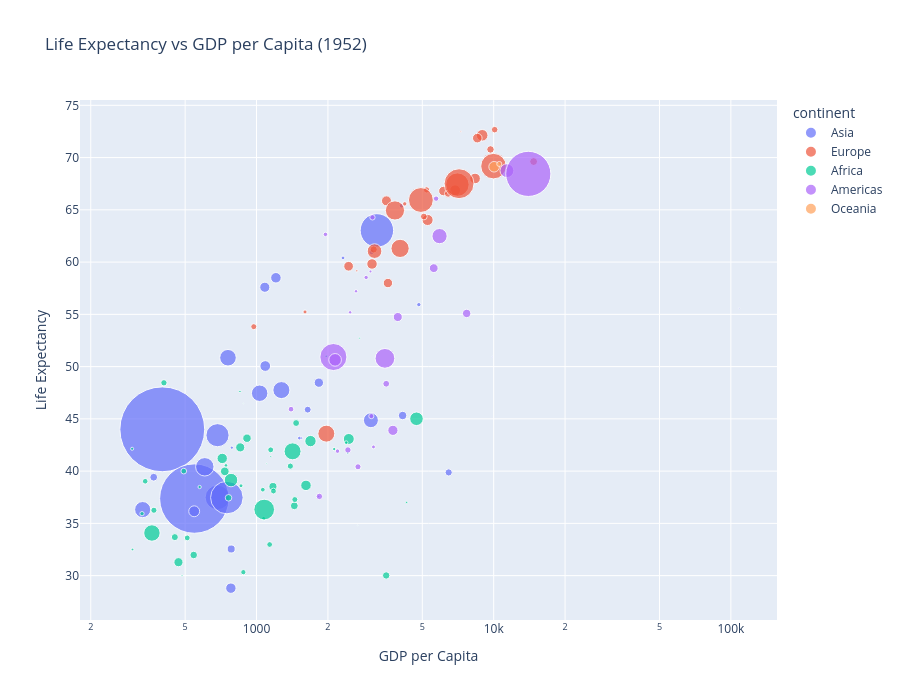

This figure's notebook cell:
### Code cell
import plotly.express as px



fig = px.scatter(
    data_1952,
    x='gdpPercap',
    y='lifeExp',
    color='continent',
    size='pop',
    size_max=60,
    hover_name='country',
    log_x=True,
    opacity=0.7,
    title='Life Expectancy vs GDP per Capita (1952)',
    labels={
        'gdpPercap': 'GDP per Capita',
        'lifeExp': 'Life Expectancy'
    }
)
fig.update_layout(autosize=True, height=700)
fig.show(config={'responsive': True})

### Figure 1 — Plotly figure (JSON) as saved in the notebook; plotly's stock layout.template omitted (floating-point values rounded to 4 significant figures)
{"data": [{"hovertemplate": "<b>%{hovertext}</b><br><br>continent=Asia<br>GDP per Capita=%{x}<br>Life Expectancy=%{y}<br>pop=%{marker.size}<extra></extra>", "hovertext": ["Afghanistan", "Bahrain", "Bangladesh", "Cambodia", "China", "Hong Kong, China", "India", "Indonesia", "Iran", "Iraq", "Israel", "Japan", "Jordan", "Korea, Dem. Rep.", "Korea, Rep.", "Kuwait", "Lebanon", "Malaysia", "Mongolia", "Myanmar", "Nepal", "Oman", "Pakistan", "Philippines", "Saudi Arabia", "Singapore", "Sri Lanka", "Syria", "Taiwan", "Thailand", "Vietnam", "West Bank and Gaza", "Yemen, Rep."], "legendgroup": "Asia", "marker": {"color": "#636efa", "opacity": 0.7, "size": [8425333, 120447, 46886859, 4693836, 556263527, 2125900, 372000000, 82052000, 17272000, 5441766, 1620914, 86459025, 607914, 8865488, 20947571, 160000, 1439529, 6748378, 800663, 20092996, 9182536, 507833, 41346560, 22438691, 4005677, 1127000, 7982342, 3661549, 8550362, 21289402, 26246839, 1030585, 4963829], "sizemode": "area", "sizeref": 154500.0, "symbol": "circle"}, "mode": "markers", "name": "Asia", "orientation": "v", "showlegend": true, "type": "scatter", "x": [779.4, 9867.0, 684.2, 368.5, 400.4, 3054.0, 546.6, 749.7, 3035.0, 4130.0, 4087.0, 3217.0, 1547.0, 1088.0, 1031.0, 108400.0, 4835.0, 1831.0, 786.6, 331.0, 545.9, 1828.0, 684.6, 1273.0, 6460.0, 2315.0, 1084.0, 1643.0, 1207.0, 757.8, 605.1, 1516.0, 781.7], "xaxis": "x", "y": [28.8, 50.94, 37.48, 39.42, 44.0, 60.96, 37.37, 37.47, 44.87, 45.32, 65.39, 63.03, 43.16, 50.06, 47.45, 55.56, 55.93, 48.46, 42.24, 36.32, 36.16, 37.58, 43.44, 47.75, 39.88, 60.4, 57.59, 45.88, 58.5, 50.85, 40.41, 43.16, 32.55], "yaxis": "y"}, {"hovertemplate": "<b>%{hovertext}</b><br><br>continent=Europe<br>GDP per Capita=%{x}<br>Life Expectancy=%{y}<br>pop=%{marker.size}<extra></extra>", "hovertext": ["Albania", "Austria", "Belgium", "Bosnia and Herzegovina", "Bulgaria", "Croatia", "Czech Republic", "Denmark", "Finland", "France", "Germany", "Greece", "Hungary", "Iceland", "Ireland", "Italy", "Montenegro", "Netherlands", "Norway", "Poland", "Portugal", "Romania", "Serbia", "Slovak Republic", "Slovenia", "Spain", "Sweden", "Switzerland", "Turkey", "United Kingdom"], "legendgroup": "Europe", "marker": {"color": "#EF553B", "opacity": 0.7, "size": [1282697, 6927772, 8730405, 2791000, 7274900, 3882229, 9125183, 4334000, 4090500, 42459667, 69145952, 7733250, 9504000, 147962, 2952156, 47666000, 413834, 10381988, 3327728, 25730551, 8526050, 16630000, 6860147, 3558137, 1489518, 28549870, 7124673, 4815000, 22235677, 50430000], "sizemode": "area", "sizeref": 154500.0, "symbol": "circle"}, "mode": "markers", "name": "Europe", "orientation": "v", "showlegend": true, "type": "scatter", "x": [1601.0, 6137.0, 8343.0, 973.5, 2444.0, 3119.0, 6876.0, 9692.0, 6425.0, 7030.0, 7144.0, 3531.0, 5264.0, 7268.0, 5210.0, 4931.0, 2648.0, 8942.0, 10100.0, 4029.0, 3068.0, 3145.0, 3581.0, 5075.0, 4215.0, 3834.0, 8528.0, 14730.0, 1969.0, 9980.0], "xaxis": "x", "y": [55.23, 66.8, 68.0, 53.82, 59.6, 61.21, 66.87, 70.78, 66.55, 67.41, 67.5, 65.86, 64.03, 72.49, 66.91, 65.94, 59.16, 72.13, 72.67, 61.31, 59.82, 61.05, 58.0, 64.36, 65.57, 64.94, 71.86, 69.62, 43.59, 69.18], "yaxis": "y"}, {"hovertemplate": "<b>%{hovertext}</b><br><br>continent=Africa<br>GDP per Capita=%{x}<br>Life Expectancy=%{y}<br>pop=%{marker.size}<extra></extra>", "hovertext": ["Algeria", "Angola", "Benin", "Botswana", "Burkina Faso", "Burundi", "Cameroon", "Central African Republic", "Chad", "Comoros", "Congo, Dem. Rep.", "Congo, Rep.", "Cote d'Ivoire", "Djibouti", "Egypt", "Equatorial Guinea", "Eritrea", "Ethiopia", "Gabon", "Gambia", "Ghana", "Guinea", "Guinea-Bissau", "Kenya", "Lesotho", "Liberia", "Libya", "Madagascar", "Malawi", "Mali", "Mauritania", "Mauritius", "Morocco", "Mozambique", "Namibia", "Niger", "Nigeria", "Reunion", "Rwanda", "Sao Tome and Principe", "Senegal", "Sierra Leone", "Somalia", "South Africa", "Sudan", "Swaziland", "Tanzania", "Togo", "Tunisia", "Uganda", "Zambia", "Zimbabwe"], "legendgroup": "Africa", "marker": {"color": "#00cc96", "opacity": 0.7, "size": [9279525, 4232095, 1738315, 442308, 4469979, 2445618, 5009067, 1291695, 2682462, 153936, 14100005, 854885, 2977019, 63149, 22223309, 216964, 1438760, 20860941, 420702, 284320, 5581001, 2664249, 580653, 6464046, 748747, 863308, 1019729, 4762912, 2917802, 3838168, 1022556, 516556, 9939217, 6446316, 485831, 3379468, 33119096, 257700, 2534927, 60011, 2755589, 2143249, 2526994, 14264935, 8504667, 290243, 8322925, 1219113, 3647735, 5824797, 2672000, 3080907], "sizemode": "area", "sizeref": 154500.0, "symbol": "circle"}, "mode": "markers", "name": "Africa", "orientation": "v", "showlegend": true, "type": "scatter", "x": [2449.0, 3521.0, 1063.0, 851.2, 543.3, 339.3, 1173.0, 1071.0, 1179.0, 1103.0, 780.5, 2126.0, 1389.0, 2670.0, 1419.0, 375.6, 328.9, 362.1, 4293.0, 485.2, 911.3, 510.2, 299.9, 853.5, 298.8, 575.6, 2388.0, 1443.0, 369.2, 452.3, 743.1, 1968.0, 1688.0, 468.5, 2424.0, 761.9, 1077.0, 2719.0, 493.3, 879.6, 1450.0, 879.8, 1136.0, 4725.0, 1616.0, 1148.0, 716.7, 859.8, 1468.0, 734.8, 1147.0, 406.9], "xaxis": "x", "y": [43.08, 30.02, 38.22, 47.62, 31.98, 39.03, 38.52, 35.46, 38.09, 40.72, 39.14, 42.11, 40.48, 34.81, 41.89, 34.48, 35.93, 34.08, 37.0, 30.0, 43.15, 33.61, 32.5, 42.27, 42.14, 38.48, 42.72, 36.68, 36.26, 33.69, 40.54, 50.99, 42.87, 31.29, 41.73, 37.44, 36.32, 52.72, 40.0, 46.47, 37.28, 30.33, 32.98, 45.01, 38.63, 41.41, 41.22, 38.6, 44.6, 39.98, 42.04, 48.45], "yaxis": "y"}, {"hovertemplate": "<b>%{hovertext}</b><br><br>continent=Americas<br>GDP per Capita=%{x}<br>Life Expectancy=%{y}<br>pop=%{marker.size}<extra></extra>", "hovertext": ["Argentina", "Bolivia", "Brazil", "Canada", "Chile", "Colombia", "Costa Rica", "Cuba", "Dominican Republic", "Ecuador", "El Salvador", "Guatemala", "Haiti", "Honduras", "Jamaica", "Mexico", "Nicaragua", "Panama", "Paraguay", "Peru", "Puerto Rico", "Trinidad and Tobago", "United States", "Uruguay", "Venezuela"], "legendgroup": "Americas", "marker": {"color": "#ab63fa", "opacity": 0.7, "size": [17876956, 2883315, 56602560, 14785584, 6377619, 12350771, 926317, 6007797, 2491346, 3548753, 2042865, 3146381, 3201488, 1517453, 1426095, 30144317, 1165790, 940080, 1555876, 8025700, 2227000, 662850, 157553000, 2252965, 5439568], "sizemode": "area", "sizeref": 154500.0, "symbol": "circle"}, "mode": "markers", "name": "Americas", "orientation": "v", "showlegend": true, "type": "scatter", "x": [5911.0, 2677.0, 2109.0, 11370.0, 3940.0, 2144.0, 2627.0, 5587.0, 1398.0, 3522.0, 3048.0, 2428.0, 1840.0, 2195.0, 2899.0, 3478.0, 3112.0, 2480.0, 1952.0, 3759.0, 3082.0, 3023.0, 13990.0, 5717.0, 7690.0], "xaxis": "x", "y": [62.48, 40.41, 50.92, 68.75, 54.74, 50.64, 57.21, 59.42, 45.93, 48.36, 45.26, 42.02, 37.58, 41.91, 58.53, 50.79, 42.31, 55.19, 62.65, 43.9, 64.28, 59.1, 68.44, 66.07, 55.09], "yaxis": "y"}, {"hovertemplate": "<b>%{hovertext}</b><br><br>continent=Oceania<br>GDP per Capita=%{x}<br>Life Expectancy=%{y}<br>pop=%{marker.size}<extra></extra>", "hovertext": ["Australia", "New Zealand"], "legendgroup": "Oceania", "marker": {"color": "#FFA15A", "opacity": 0.7, "size": [8691212, 1994794], "sizemode": "area", "sizeref": 154500.0, "symbol": "circle"}, "mode": "markers", "name": "Oceania", "orientation": "v", "showlegend": true, "type": "scatter", "x": [10040.0, 10560.0], "xaxis": "x", "y": [69.12, 69.39], "yaxis": "y"}], "layout": {"autosize": true, "height": 700, "legend": {"itemsizing": "constant", "title": {"text": "continent"}, "tracegroupgap": 0}, "title": {"text": "Life Expectancy vs GDP per Capita (1952)"}, "xaxis": {"anchor": "y", "domain": [0, 1], "title": {"text": "GDP per Capita"}, "type": "log"}, "yaxis": {"anchor": "x", "domain": [0, 1], "title": {"text": "Life Expectancy"}}}}
